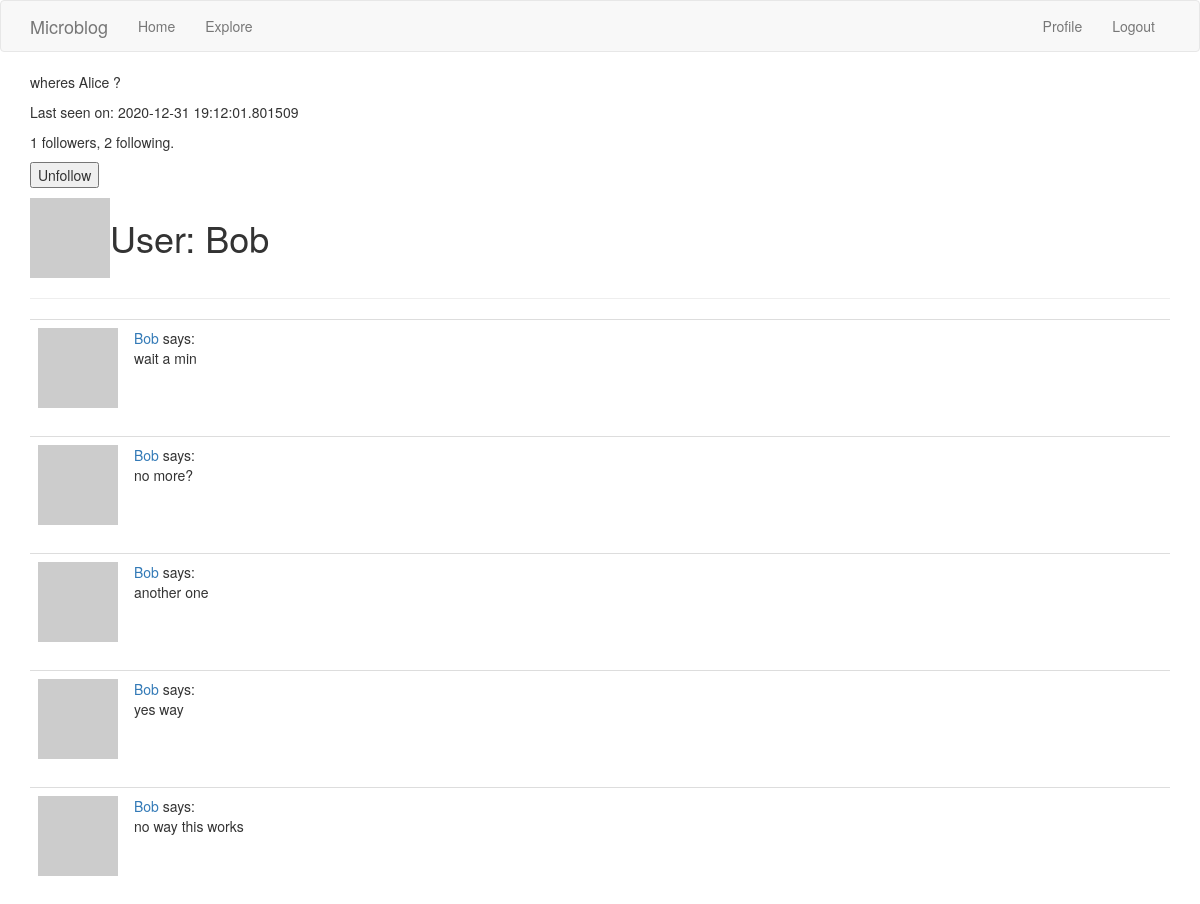
The app's page /user/Bob (signed in) with its own data.
### app/models.py (models this page shows, shortened)
class User(UserMixin, db.Model):
    id = db.Column(db.Integer, primary_key=True)
    username = db.Column(db.String(64), index=True, unique=True)
    email = db.Column(db.String(120), index=True, unique=True)
    password_hash = db.Column(db.String(128))
    posts = db.relationship('Post', backref='author', lazy='dynamic')
    about_me = db.Column(db.String(140))
    last_seen = db.Column(db.DateTime, default=datetime.utcnow())
    followed = db.relationship('User', secondary=followers,
    primaryjoin=(followers.c.follower_id == id),
    secondaryjoin=(followers.c.followed_id == id),
    backref=db.backref('followers', lazy='dynamic'), lazy='dynamic')
    def avatar(self,size):
        digest = md5(self.email.lower().encode('utf-8')).hexdigest()
        return 'https:www.gravatar.com/avatar/{}?d=identicon&s={}'.format(digest, size)
    def is_following(self, user):
        return self.followed.filter(followers.c.followed_id == user.id).count()>0

class Post(db.Model):
    id = db.Column(db.Integer, primary_key=True)
    body = db.Column(db.String(140))
    timestamp = db.Column(db.DateTime, index=True, default=datetime.utcnow())
    user_id = db.Column(db.Integer, db.ForeignKey('user.id')) #they are connected by this

### app/routes.py (the view)
@app.route('/user/<username>')
@login_required
def user(username):
    user = User.query.filter_by(username=username).first_or_404() #if none 404
    page = request.args.get('page',1,type=int)
    posts = user.posts.order_by(Post.timestamp.desc()).paginate(page,
    app.config['POSTS_PER_PAGE'], False)
    next_url= url_for('user', username = user.username, page=posts.next_num) if posts.has_next else None
    prev_url= url_for('user', username = user.username, page=posts.prev_num) if posts.has_prev else None
    form = EmptyForm()
    return render_template('user.html', user=user, posts=posts.items,
    next_url=next_url, prev_url=prev_url, form=form)

### app/forms.py
class EmptyForm(FlaskForm):
    submit = SubmitField("Submit")

### app/models.py (called while the page is built)
@login.user_loader
def load_user(id):
    return User.query.get(int(id))

### app/routes.py (called while the page is built)
@app.before_request
def before_request():
    if current_user.is_authenticated:
        current_user.last_seen = datetime.utcnow()
        db.session.commit()

### app/templates/user.html (shortened to what this page needs)
{% extends "base.html" %}
{% block app_content %}
  <table>
    <tr valign="top">
      <td><img src="{{user.avatar(128)}}"></td>
      <td><h1>User: {{user.username}}</h1></td>
      {% if user.about_me %}<p>{{ user.about_me }}</p>{% endif %}
      {% if user.last_seen %}<p>Last seen on: {{ user.last_seen }}</p>{% endif %}
      <p> {{ user.followers.count() }} followers, {{ user.followed.count() }}
        following.</p>
      {% if user == current_user %}
        <p><a href="{{ url_for('edit_profile')}}">Edit your Profile</a></p>
      {% else %}
      <p>
        <form action="{{ url_for('unfollow', username=user.username) }}" method="post">
          {{ form.submit(value='Unfollow') }}
        </form>
      </p>
      {%endif%}
    </tr>
  </table>
  <hr>
  {% for post in posts %}
    {% include '_post.html'%}
  {% endfor %}
{% endblock %}

### app/templates/_post.html
<table class="table table-hover">
  <tr>
    <td width='70px'>
      <a href="{{ url_for('user', username=post.author.username)}}">
        <img src="{{post.author.avatar(70)}}"/>
      </a>
    </td>
    <td>
      <a href="{{ url_for('user', username=post.author.username)}}">
        {{ post.author.username}}
      </a>
      says:<br>{{post.body}}
    </td>
  </tr>
</table>

### records on screen
User: username "Bob", about_me "wheres Alice ?", last_seen "2020-12-31 19:12:01.801509"
Post: author.username "Bob", body "wait a min"
Post: author.username "Bob", body "no more?"
Post: author.username "Bob", body "another one"
Post: author.username "Bob", body "yes way"
Post: author.username "Bob", body "no way this works"

### other values on screen
{{ user.followers.count() }} "1"
{{ user.followed.count() }} "2"
